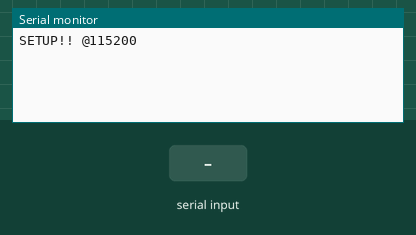
A sketch run on a simulated Arduino Uno, built with avr-gcc and run on an emulated ATmega328P. Parts: the last lines printed to the serial monitor. Inputs (shaded band) come from the test bench.

Above: at 1.2 s.
1.3 s: "1" received over the second serial link
At 3.5 s:
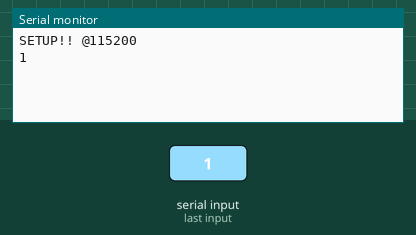
3.8 s: "0" received over the second serial link
At 5.2 s:
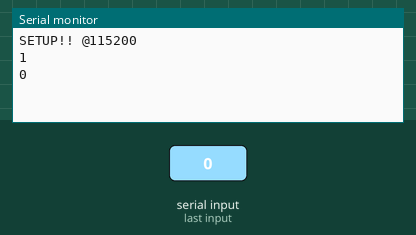
5.3 s: "2" received over the second serial link
At 7.8 s:
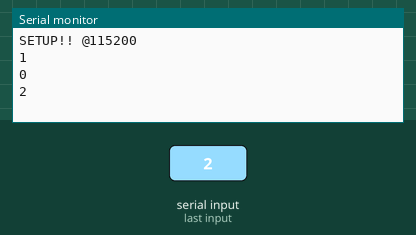

The sketch:

test2.ino
```cpp
#include <SoftwareSerial.h>
SoftwareSerial softSerial(3, 2); // RX, TX
char ct;
void setup()
{
  uint32_t baud = 115200;
  Serial.begin(baud);
  softSerial.begin(baud);
  Serial.print("SETUP!! @");
  Serial.println(baud);
}
void loop()
{
  while (softSerial.available() > 0) {
    softSerial.read();
    /*char a = softSerial.read();
    //String bol = softSerial.readUntil("\n");
    if(a == '\0')
    continue;
    if(a != '\r' && a != '\n' && (a < 32))
    break;
    Serial.print(a);
   // ct = a;*/
  }
  String response = softSerial.readString();

  Serial.println(response);
}
```

Measured:
- after the input at 1.3 s, the serial monitor: prints a new line after 1.0 s (image 1)
- after the input at 3.8 s, the serial monitor: prints a new line after 1.0 s (image 2)
- after the input at 5.3 s, the serial monitor: prints a new line after 1.0 s (image 3)
